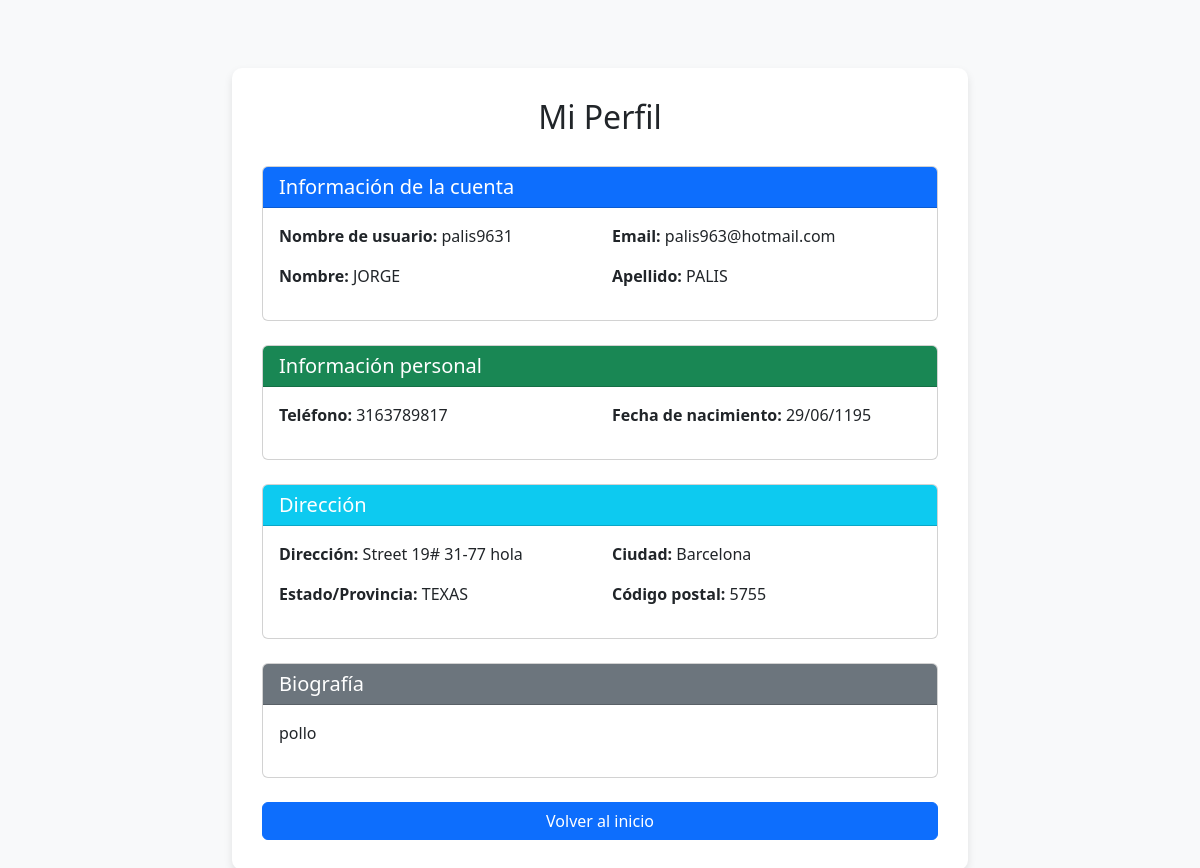
Screenshot of /account/profile/ (signed in) with the database file from the repository.
### account/models.py (models this page shows, shortened)
class UserProfile(models.Model):
    user = models.OneToOneField(User, on_delete=models.CASCADE)
    phone_number = models.CharField(max_length=15, blank=True, null=True)
    date_of_birth = models.DateField(blank=True, null=True)
    address = models.CharField(max_length=255, blank=True, null=True)
    city = models.CharField(max_length=100, blank=True, null=True)
    state = models.CharField(max_length=100, blank=True, null=True)
    postal_code = models.CharField(max_length=10, blank=True, null=True)
    bio = models.TextField(blank=True, null=True)
    profile_complete = models.BooleanField(default=False)
    registration_step = models.IntegerField(default=1)  # Para controlar el paso actual

### account/views.py (the view)
# urls.py: path('profile/', views.user_profile, name='profile'),
@login_required
def user_profile(request):
    try:
        profile = UserProfile.objects.get(user=request.user)
        return render(request, 'account/profile.html', {'profile': profile})
    except UserProfile.DoesNotExist:
        messages.error(request, "No se encontró un perfil para este usuario.")
        return redirect('home')

### account/templates/account/profile.html (shortened to what this page needs)
{% extends 'account/base.html' %}
{% block form_title %}Mi Perfil{% endblock %}
{% block content %}
    <div class="card mb-4">
        <div class="card-header bg-primary text-white">
            <h5 class="mb-0">Información de la cuenta</h5>
        </div>
        <div class="card-body">
            <div class="row">
                <div class="col-md-6 mb-3">
                    <strong>Nombre de usuario:</strong> {{ user.username }}
                </div>
                <div class="col-md-6 mb-3">
                    <strong>Email:</strong> {{ user.email }}
                </div>
                <div class="col-md-6 mb-3">
                    <strong>Nombre:</strong> {{ user.first_name }}
                </div>
                <div class="col-md-6 mb-3">
                    <strong>Apellido:</strong> {{ user.last_name }}
                </div>
            </div>
        </div>
    </div>
    <div class="card mb-4">
        <div class="card-header bg-success text-white">
            <h5 class="mb-0">Información personal</h5>
        </div>
        <div class="card-body">
            <div class="row">
                <div class="col-md-6 mb-3">
                    <strong>Teléfono:</strong> {{ profile.phone_number|default:"No disponible" }}
                </div>
                <div class="col-md-6 mb-3">
                    <strong>Fecha de nacimiento:</strong> {{ profile.date_of_birth|date:"d/m/Y"|default:"No disponible" }}
                </div>
            </div>
        </div>
    </div>
    <div class="card mb-4">
        <div class="card-header bg-info text-white">
            <h5 class="mb-0">Dirección</h5>
        </div>
        <div class="card-body">
            <div class="row">
                <div class="col-md-6 mb-3">
                    <strong>Dirección:</strong> {{ profile.address|default:"No disponible" }}
                </div>
                <div class="col-md-6 mb-3">
                    <strong>Ciudad:</strong> {{ profile.city|default:"No disponible" }}
                </div>
                <div class="col-md-6 mb-3">
                    <strong>Estado/Provincia:</strong> {{ profile.state|default:"No disponible" }}
                </div>
                <div class="col-md-6 mb-3">
                    <strong>Código postal:</strong> {{ profile.postal_code|default:"No disponible" }}
                </div>
            </div>
        </div>
    </div>
    {% if profile.bio %}
    <div class="card mb-4">
        <div class="card-header bg-secondary text-white">
            <h5 class="mb-0">Biografía</h5>
        </div>
        <div class="card-body">
            <p>{{ profile.bio }}</p>
        </div>
    </div>
    {% endif %}
    <div class="d-grid gap-2 mt-4">
        <a href="{% url 'home' %}" class="btn btn-primary">Volver al inicio</a>
    </div>
{% endblock %}

### account/templates/account/base.html (style rules this page uses)
body { background-color: #f8f9fa; }

### rows the page displays
UserProfile: phone_number "3163789817", date_of_birth "29/06/1195", address "Street 19# 31-77 hola", city "Barcelona", state "TEXAS", postal_code "5755", bio "pollo"

### other values shown
{{ user.username }} "palis9631"
{{ user.email }} "palis963@hotmail.com"
{{ user.first_name }} "JORGE"
{{ user.last_name }} "PALIS"
